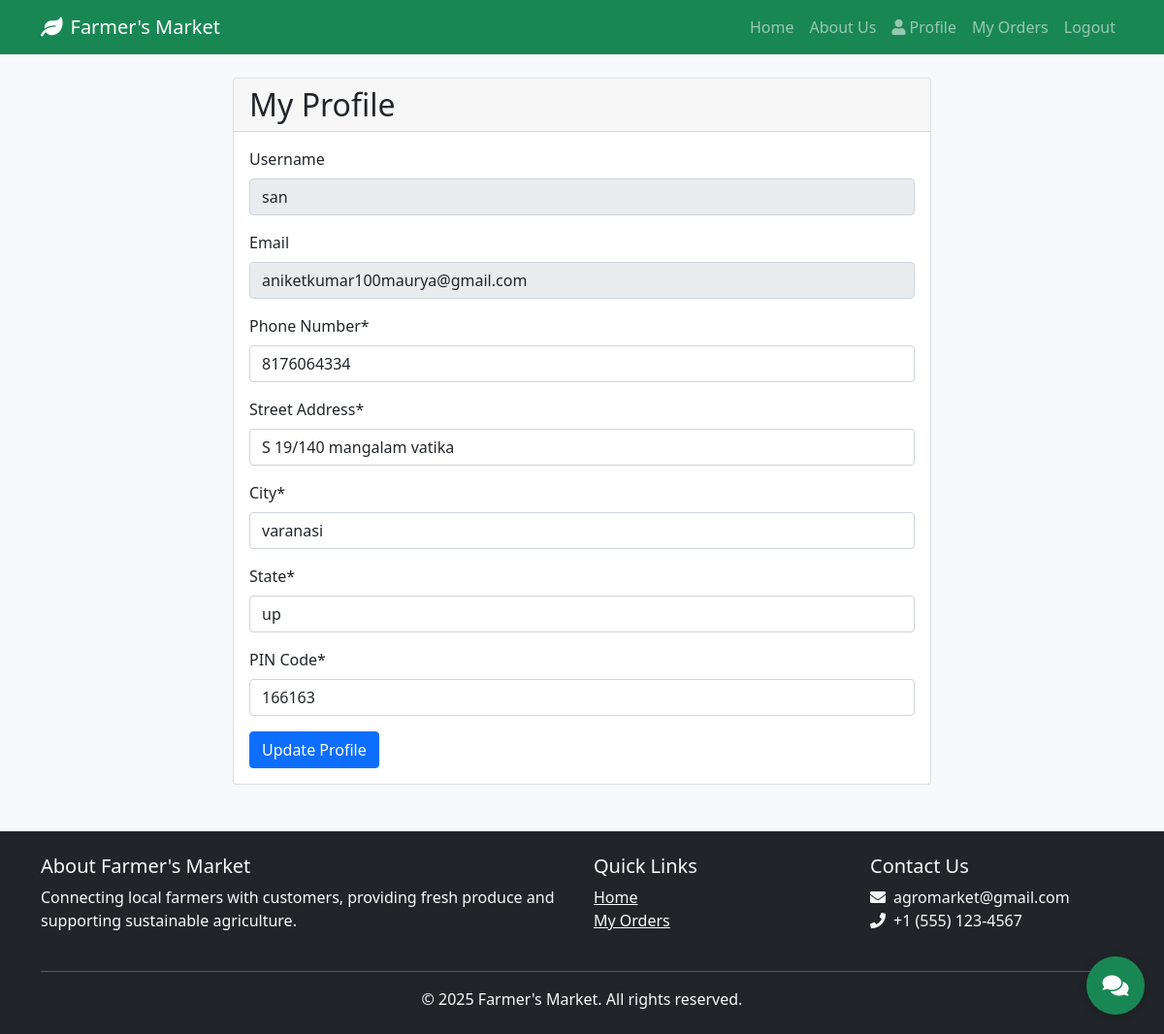
The app's page /profile (signed in) with its own data.
### app.py (models this page shows, shortened)
class User(UserMixin, db.Model):
    id = db.Column(db.Integer, primary_key=True)
    username = db.Column(db.String(80), unique=True, nullable=False)
    email = db.Column(db.String(120), unique=True, nullable=False)
    password_hash = db.Column(db.String(120), nullable=False)
    is_farmer = db.Column(db.Boolean, default=False)
    street_address = db.Column(db.String(200))
    city = db.Column(db.String(100))
    state = db.Column(db.String(100))
    pincode = db.Column(db.String(6))
    phone = db.Column(db.String(10))
    products = db.relationship('Product', backref='seller', lazy=True)
    chat_messages = db.relationship('ChatMessage', backref='user', lazy=True)

### app.py (the view, shortened to what this page needs)
@app.route('/profile', methods=['GET', 'POST'])
@login_required
def profile():
    return render_template('profile.html')

### app.py (called while the page is built)
@login_manager.user_loader
def load_user(user_id):
    return User.query.get(int(user_id))

### templates/profile.html
{% extends "base.html" %}
{% block content %}
<div class="container mt-4">
    <div class="row">
        <div class="col-md-8 mx-auto">
            <div class="card">
                <div class="card-header">
                    <h2 class="mb-0">My Profile</h2>
                </div>
                <div class="card-body">
                    <form method="POST">
                        <div class="mb-3">
                            <label for="username" class="form-label">Username</label>
                            <input type="text" class="form-control" id="username" value="{{ current_user.username }}" readonly>
                        </div>
                        <div class="mb-3">
                            <label for="email" class="form-label">Email</label>
                            <input type="email" class="form-control" id="email" value="{{ current_user.email }}" readonly>
                        </div>
                        <div class="mb-3">
                            <label for="phone" class="form-label">Phone Number*</label>
                            <input type="tel" class="form-control" id="phone" name="phone" value="{{ current_user.phone }}"
                                   pattern="[0-9]{10}" title="Please enter a valid 10-digit phone number" required>
                        </div>
                        <div class="mb-3">
                            <label for="street_address" class="form-label">Street Address*</label>
                            <input type="text" class="form-control" id="street_address" name="street_address"
                                   value="{{ current_user.street_address }}" required>
                        </div>
                        <div class="mb-3">
                            <label for="city" class="form-label">City*</label>
                            <input type="text" class="form-control" id="city" name="city"
                                   value="{{ current_user.city }}" required>
                        </div>
                        <div class="mb-3">
                            <label for="state" class="form-label">State*</label>
                            <input type="text" class="form-control" id="state" name="state"
                                   value="{{ current_user.state }}" required>
                        </div>
                        <div class="mb-3">
                            <label for="pincode" class="form-label">PIN Code*</label>
                            <input type="text" class="form-control" id="pincode" name="pincode"
                                   value="{{ current_user.pincode }}" pattern="[0-9]{6}"
                                   title="Please enter a valid 6-digit PIN code" required>
                        </div>
                        <button type="submit" class="btn btn-primary">Update Profile</button>
                    </form>
                </div>
            </div>
        </div>
    </div>
</div>
{% endblock %}

### static/css/style.css (style rules this page uses)
body { background-color: #f8f9fa; }

### records on screen
User: username "san", email "aniketkumar100maurya@gmail.com", phone "8176064334", street_address "S 19/140 mangalam vatika", city "varanasi", state "up", pincode "166163"
